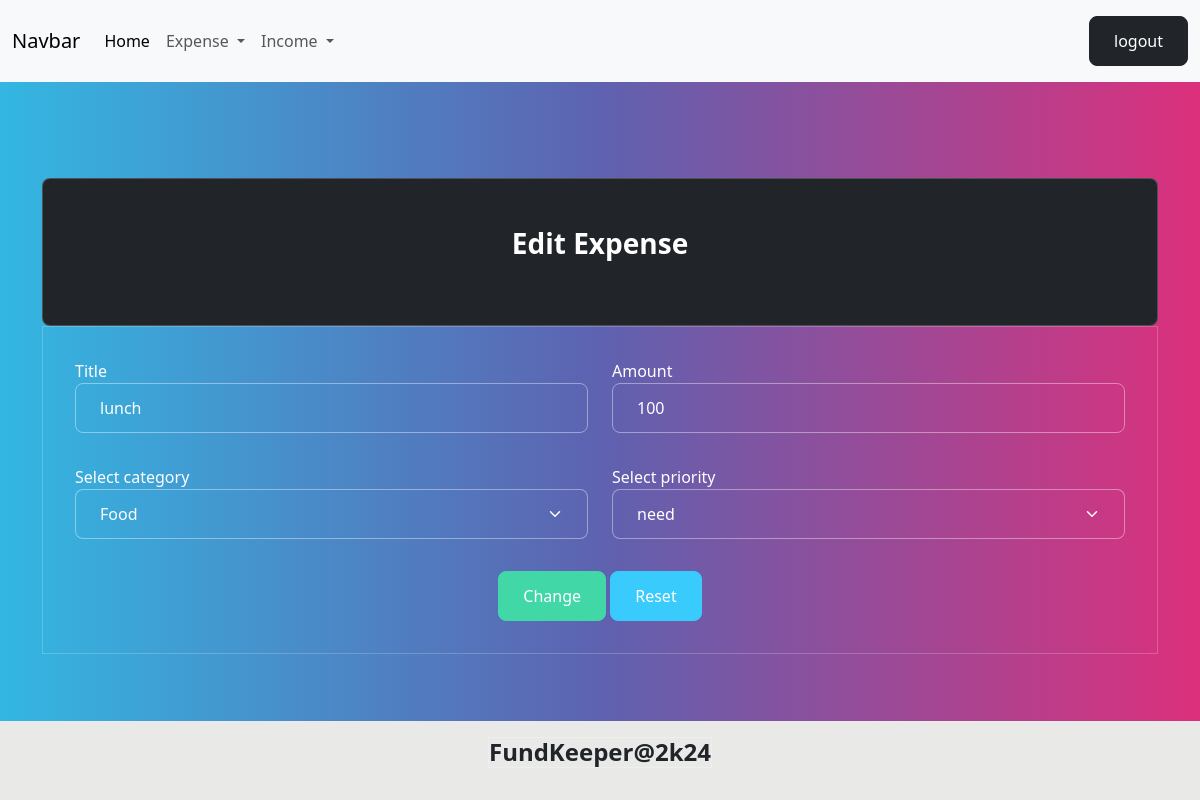
The app's page /expense/4/edit/ (signed in) with its own data.
### budget/models.py (models this page shows, shortened)
class Expense(models.Model):
    title=models.CharField(max_length=200)
    amount=models.PositiveIntegerField()
    expense_categories = (
        ("Housing", "Housing"),
        ("Transportation", "Transportation"),
        ("Food", "Food"),
        ("Health", "Health"),
        ("Entertainment", "Entertainment"),
        ("DebtPayments", "Debt Payments"),
        ("PersonalCare", "Personal Care"),
        ("Education", "Education"),
        ("Savings", "Savings"),
        ("Miscellaneous", "Miscellaneous")
    )
    category=models.CharField(max_length=200,choices=expense_categories,default="Miscellaneous")
    user_object=models.ForeignKey(User,on_delete=models.CASCADE)
    created_date=models.DateTimeField(auto_now_add=True)
    priority_options=(
        ("need","need"),
        ("want","want")
    )
    priority=models.CharField(max_length=200,choices=priority_options,default="need")

### budget/views.py (the view, shortened to what this page needs)
# urls.py: path('expense/<int:pk>/edit/',views.ExpenseUpdateView.as_view(),name="expense-update"),
@method_decorator(signin_required,name="dispatch")
class ExpenseUpdateView(View):
    def get(self,request,*args,**kwargs):
        id=kwargs.get("pk")
        expense_object=Expense.objects.get(id=id)
        form_instance=ExpenseForm(instance=expense_object)
        return render(request,"expense_edit.html",{"form":form_instance})

### budget/forms.py
class ExpenseForm(forms.ModelForm):
    class Meta:
        model=Expense
        exclude=("id","created_date","user_object")
        widgets={
            "title":forms.TextInput(attrs={"class":"form-control"}),
            "amount":forms.NumberInput(attrs={"class":"form-control"}),
            "category":forms.Select(attrs={"class":"form-control form-select"}),
            "priority":forms.Select(attrs={"class":"form-control form-select"})
        }

### budget/templates/expense_edit.html (shortened to what this page needs)
{%extends 'base.html'%}
{%block main_block%}
<div class="container mt-5">
    <div>
       <div class="bg-dark text-white p-4 border rounded">
            <h3 class="fw-bold text-center">Edit Expense</h3>
        </div>
        <form action="" method="post" class="border p-3">
            <div class="mb-3">
                <div class="row">
                 <div class="col-6">
                     <label for="">Title</label>
                     {{form.title}}
                 </div>
                 <div class="col-6">
                     <label for="">Amount</label>
                     {{form.amount}}
                 </div>
                </div>
             </div>
             <div class="mb-3">
                 <div class="row">
                  <div class="col-6">
                      <label for="">Select category</label>
                      {{form.category}}
                  </div>
                  <div class="col-6">
                      <label for="">Select priority</label>
                      {{form.priority}}
                  </div>
                 </div>
              </div>
              <div class="d-flex justify-content-center">
                <div>
                 <button type="submit" class="btn btn-success">Change</button>
                 <button type="reset" class="btn btn-info">Reset</button>
                </div>
              </div>
        </form>
    </div>
</div>
{%endblock%}

### records on screen
Expense: title "lunch", amount "100", category "Food", priority "need"
